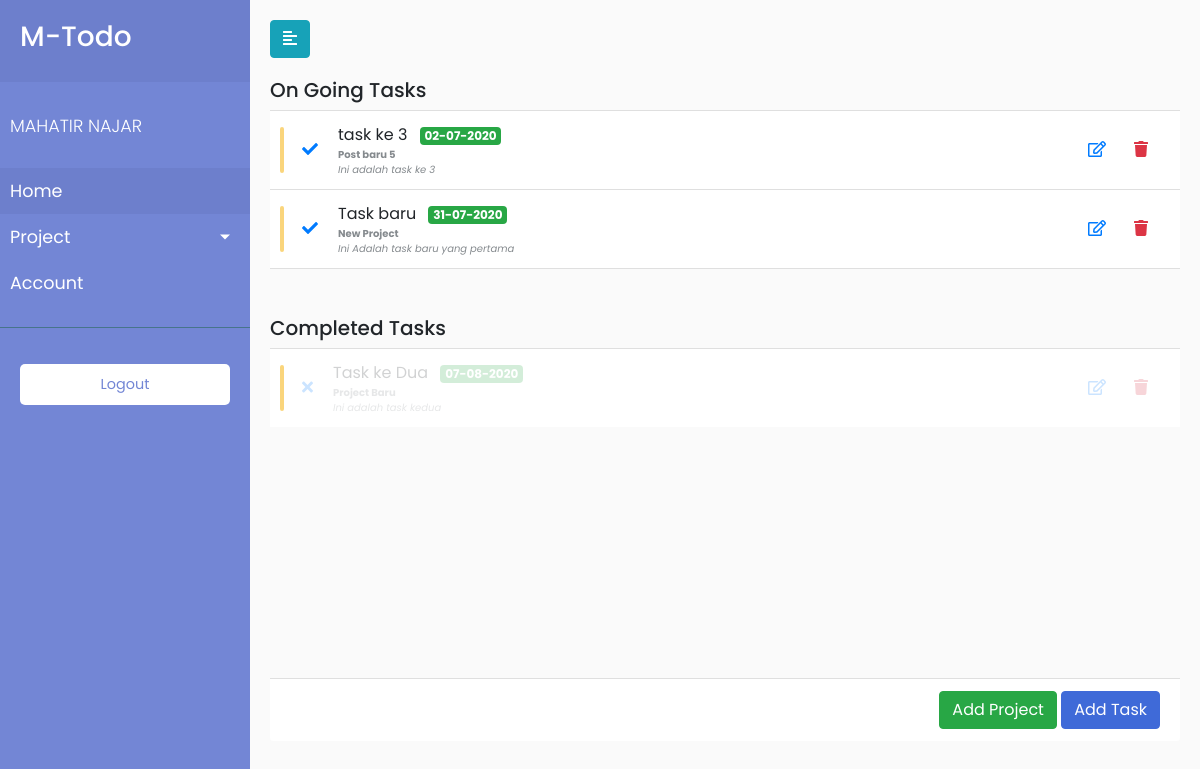
Page / (signed in) on the earlier database version.
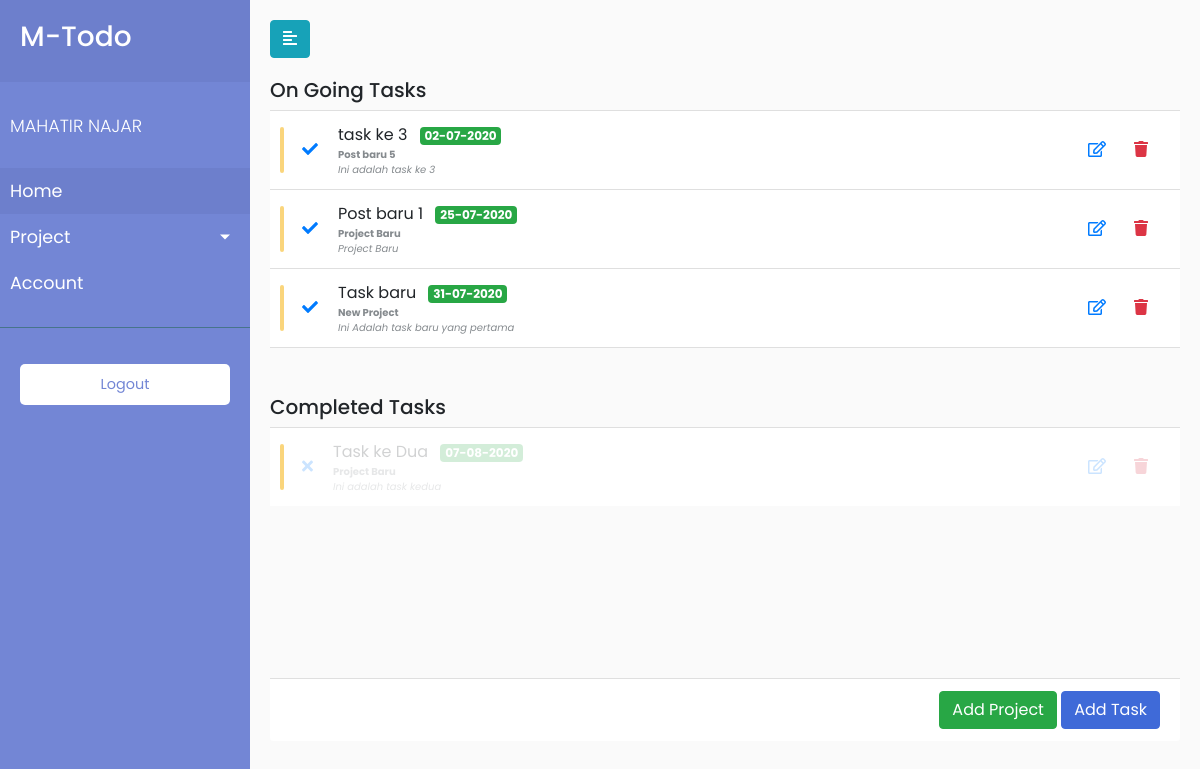
Same page on the later database version.
### todaApp/models.py (models this page shows, shortened)
class User(db.Model, UserMixin):
    id = db.Column(db.Integer, primary_key=True)
    username = db.Column(db.String(20), unique=True, nullable=False)
    email = db.Column(db.String(120), unique=True, nullable=False)
    image_file = db.Column(db.String(20), nullable=False, default='default.jpg')
    password = db.Column(db.String(60), nullable=False)

class Task(db.Model):
    __tablename__ = 'tasks'
    id = db.Column(db.Integer, primary_key=True)
    title = db.Column(db.String(200), nullable=False)
    description = db.Column(db.String(300))
    due_date = db.Column(db.DateTime, nullable=False, default=datetime.utcnow)
    completed = db.Column(db.Boolean, default=False)
    project = db.Column(db.Integer, db.ForeignKey('projects.id'))

class Project(db.Model):
    __tablename__ = 'projects'
    id = db.Column(db.Integer, primary_key=True)
    title = db.Column(db.String(200), nullable=False)
    description = db.Column(db.String(300))
    due_date = db.Column(db.DateTime, nullable=False, default=datetime.utcnow)
    completed = db.Column(db.Boolean, default=False)
    task = db.relationship('Task', backref='task', lazy=True)

### todaApp/routes.py (the view)
@app.route("/")
@login_required
def home():
    tasks= Task.query.filter_by(completed=False).order_by(Task.due_date).all()
    tasks_complete = Task.query.filter_by(completed=True).order_by(Task.due_date).all()
    projects = Project.query.all()
    return render_template('home.html', tasks=tasks, projects=projects, tasks_complete=tasks_complete)

### todaApp/models.py (called while the page is built)
@login_manager.user_loader
def load_user(user_id):
    return User.query.get(int(user_id))

### todaApp/templates/home.html (shortened to what this page needs)
{% extends 'layout.html'%}
{% block content %}
<div class="wrapper">
    {% include 'sidebar.html' %}
    <div id="content">
        <div class="toggler">
            <button type="button" id="sidebarCollapse" class="btn btn-info">
                <i class="fas fa-align-left"></i>
            </button>
        </div>
        <div class="task-content">
            <div class="scroll-area-sm">
                <perfect-scrollbar class="ps-show-limits">
                    <div style="position: static;" class="ps ps--active-y">
                        <div class="ps-content">
                            <h5>On Going Tasks</h5>
                            <ul class=" list-group list-group-flush">
                                {% for task in tasks %}
                                <li class="list-group-item">
                                    <div class="todo-indicator bg-warning"></div>
                                    <div class="widget-content p-0">
                                        <div class="widget-content-wrapper">
                                            <div class="widget-content-left mr-2">
                                                <button class="border-0 btn-transition btn btn-outline-primary">
                                                    <a href="{{ url_for('complete_task', todo_id=task.id) }}">
                                                        <i class="fa fa-check"></i>
                                                    </a>
                                                </button>
                                            </div>
                                            <div class="widget-content-left">
                                                <div class="widget-heading">{{task.title}} <div
                                                        class="badge badge-success ml-2">
                                                        {{task.due_date.strftime('%d-%m-%Y')}}</div>
                                                </div>
                                                <div class="widget-subheading">
                                                    <a href="{{url_for('update_project', project_id=task.project)}}"><strong>{{ task.task.title}}</strong></a> <br>
                                                    <i>{{task.description}}</i>
                                                </div>
                                            </div>
                                            <div class="widget-content-right">
                                                <button class="border-0 btn-transition btn btn-outline-primary">
                                                    <a href="{{ url_for('update_task', todo_id=task.id) }}"><i
                                                            class="far fa-edit"></i></a>
                                                </button>
                                                <button class="border-0 btn-transition btn btn-outline-danger">
                                                    <a href="{{ url_for('delete_task', todo_id=task.id) }}"><i
                                                            class="fa fa-trash"></i> </a>
                                                </button>
                                            </div>
                                        </div>
                                    </div>
                                </li>
                                {% endfor %}
                            </ul>
                            <br>
                            <br>
                            <h5>Completed Tasks</h5>
                            <ul class=" list-group list-group-flush">
                                {% for ctask in tasks_complete %}
                                <li class="list-group-item">
                                    <div class="todo-indicator bg-warning"></div>
                                    <div class="widget-content p-0">
                                        <div class="widget-content-wrapper" style="opacity: 0.2;">
                                            <div class="widget-content-left mr-2">
                                                <button class="border-0 btn-transition btn btn-outline-primary">
                                                    <a href="{{ url_for('complete_task', todo_id=ctask.id) }}">
                                                        <i class="fa fa-times"></i>
                                                    </a>
                                                </button>
                                            </div>
                                            <div class="widget-content-left">
                                                <div class="widget-heading">{{ctask.title}} <div
                                                        class="badge badge-success ml-2">
                                                        {{ctask.due_date.strftime('%d-%m-%Y')}}</div>
                                                </div>
                                                <div class="widget-subheading">
                                                    <a href="{{url_for('update_project', project_id=ctask.project)}}"><strong>{{ ctask.task.title}}</strong></a> <br>
                                                    <i>{{ctask.description}}</i>
                                                </div>
                                            </div>
                                            <div class="widget-content-right">
                                                <button class="border-0 btn-transition btn btn-outline-primary">
                                                    <a href="{{ url_for('update_task', todo_id=ctask.id) }}">
                                                        <i class="far fa-edit"></i>
                                                    </a>
                                                </button>
                                                <button class="border-0 btn-transition btn btn-outline-danger">
                                                    <a href="{{ url_for('delete_task', todo_id=ctask.id) }}">
                                                        <i class="fa fa-trash"></i>
                                                    </a>
                                                </button>
                                            </div>
                                        </div>
                                    </div>
                                </li>
                                {% endfor %}
                            </ul>
                        </div>
                    </div>
                </perfect-scrollbar>
            </div>
            <div class="d-block text-right card-footer">
                <a href="{{url_for('newProject')}}"> <button class="btn btn-success">Add Project</button></a>
                <a href="{{url_for('newTask')}}"><button class="btn btn-primary">Add Task</button></a>
            </div>
        </div>
    </div>
</div>
{% endblock content%}

### todaApp/templates/layout.html (shortened to what this page needs)
<!DOCTYPE html>
<html lang="en">
<head>
    <link rel="stylesheet" href="{{url_for('static', filename='css/bootstrap.min.css')}}">
    <link rel="stylesheet" href="{{url_for('static', filename='css/all.min.css')}}">
    <link rel="stylesheet" href="{{url_for('static', filename='css/all.css')}}">
    <link rel="stylesheet" href="{{url_for('static', filename='css/style.css')}}">
</head>
<body>
    <div class="main-content">
            {% block content %} {% endblock content%}
    </div>
</body>
</html>

### todaApp/templates/sidebar.html (shortened to what this page needs)
<nav id="sidebar">
    <div class="sidebar-header">
        <h3>M-Todo</h3>
    </div>
    <ul class="list-unstyled components">
        <p>{{current_user.username | upper}}</p>
        <li class="active">
            <a href="{{ url_for('home')}}">Home</a>
        </li>
        <li>
            <a href="#pageSubmenu" data-toggle="collapse" aria-expanded="false" class="dropdown-toggle">Project</a>
        </li>
        <li>
            <a href="{{ url_for('account')}}">Account</a>
        </li>
    </ul>
    <ul class="list-unstyled CTAs">
        <li>
            <a href="{{url_for('logout')}}" class="download">Logout</a>
        </li>
    </ul>
</nav>

### todaApp/static/css/all.css (style rules this page uses)
.fa-align-left:before { content: "\f036"; }
.fa-check:before { content: "\f00c"; }
.fa-edit:before { content: "\f044"; }
.fa-times:before { content: "\f00d"; }
.fa-trash:before { content: "\f1f8"; }

### todaApp/static/css/style.css (style rules this page uses)
body { font-family: 'Poppins', sans-serif; background: #fafafa; }
p { font-family: 'Poppins', sans-serif; font-size: 1.1em; font-weight: 300; line-height: 1.7em; color: #999; }
a, a:hover, a:focus { color: inherit; text-decoration: none; transition: all 0.3s; }
.wrapper { display: flex; width: 100%; align-items: stretch; }
#sidebar { min-width: 250px; max-width: 250px; background: #7386D5; color: #fff; transition: all 0.3s; }
#sidebar .sidebar-header { padding: 20px; background: #6d7fcc; }
#sidebar ul.components { padding: 20px 0; border-bottom: 1px solid #47748b; }
#sidebar ul p { color: #fff; padding: 10px; }
#sidebar ul li a { padding: 10px; font-size: 1.1em; display: block; }
#sidebar ul li.active>a, a[aria-expanded="true"] { color: #fff; background: #6d7fcc; }
a[data-toggle="collapse"] { position: relative; }
.dropdown-toggle::after { display: block; position: absolute; top: 50%; right: 20px; transform: translateY(-50%); }
ul.CTAs { padding: 20px; }
ul.CTAs a { text-align: center; font-size: 0.9em !important; display: block; border-radius: 5px; margin-bottom: 5px; }
a.download { background: #fff; color: #7386D5; }
#new-project, #new-task, #project-single, #account, #content { width: 100%; padding: 20px; min-height: 100vh; transition: all 0.3s; }
.task-content { margin-top: 20px; }
i { font-style: italic }
.widget-subheading { color: #858a8e; font-size: 10px }
.scroll-area-sm { height: 75vh; overflow-x: hidden }
.list-group-item { position: relative; display: block; padding: 0.75rem 1.25rem; margin-bottom: -1px; background-color: #fff; border: 1px solid rgba(0, 0, 0, 0.125) }
.list-group { display: flex; flex-direction: column; padding-left: 0; margin-bottom: 0 }
.todo-indicator { position: absolute; width: 4px; height: 60%; border-radius: 0.3rem; left: 0.625rem; top: 20%; opacity: .6; transition: opacity .2s }
.bg-warning { background-color: #f7b924 !important }
.widget-content { padding: 1rem; flex-direction: row; align-items: center }
.widget-content .widget-content-wrapper { display: flex; flex: 1; position: relative; align-items: center }
.widget-content .widget-content-right { margin-left: auto }
.btn:not(:disabled):not(.disabled) { cursor: pointer }
.btn { position: relative; transition: color 0.15s, background-color 0.15s, border-color 0.15s, box-shadow 0.15s }
.btn-primary { color: #fff; background-color: #3f6ad8; border-color: #3f6ad8 }
.btn { position: relative; transition: color 0.15s, background-color 0.15s, border-color 0.15s, box-shadow 0.15s; outline: none !important }
.card-footer { background-color: #fff }

Differences in the rows shown:
added Task: title "Post baru 1", due_date "25-07-2020", task "Project Baru", description "Project Baru", shown under "On Going Tasks"
